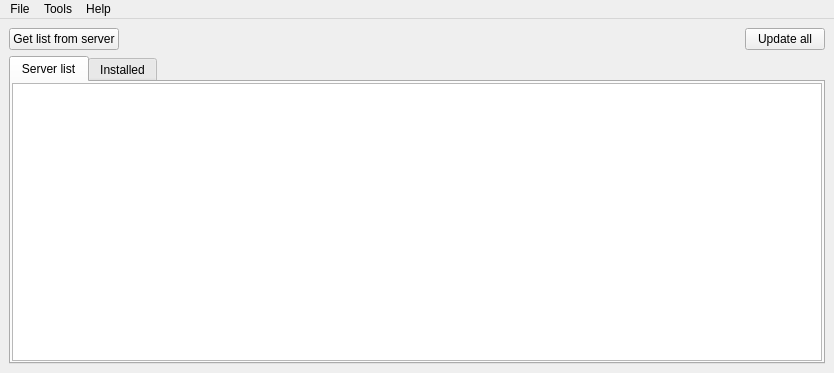
<?xml version="1.0" encoding="UTF-8"?>
<ui version="4.0">
 <class>GuiMainWindow</class>
 <widget class="QMainWindow" name="GuiMainWindow">
  <property name="geometry">
   <rect>
    <x>0</x>
    <y>0</y>
    <width>834</width>
    <height>373</height>
   </rect>
  </property>
  <property name="windowTitle">
   <string>GuiMainWindow</string>
  </property>
  <widget class="QWidget" name="centralwidget">
   <layout class="QVBoxLayout" name="verticalLayout_2">
    <item>
     <layout class="QHBoxLayout" name="horizontalLayout_3">
      <item>
       <widget class="QPushButton" name="pushButtonReload">
        <property name="text">
         <string>Get list from server</string>
        </property>
       </widget>
      </item>
      <item>
       <spacer name="horizontalSpacer_3">
        <property name="orientation">
         <enum>Qt::Horizontal</enum>
        </property>
        <property name="sizeHint" stdset="0">
         <size>
          <width>40</width>
          <height>20</height>
         </size>
        </property>
       </spacer>
      </item>
      <item>
       <widget class="QPushButton" name="pushButtonUpdateAll">
        <property name="text">
         <string>Update all</string>
        </property>
       </widget>
      </item>
     </layout>
    </item>
    <item>
     <widget class="QTabWidget" name="tabWidgetPlugins">
      <property name="currentIndex">
       <number>0</number>
      </property>
      <widget class="QWidget" name="tabServerList">
       <attribute name="title">
        <string>Server list</string>
       </attribute>
       <layout class="QVBoxLayout" name="verticalLayout">
        <property name="leftMargin">
         <number>1</number>
        </property>
        <property name="topMargin">
         <number>1</number>
        </property>
        <property name="rightMargin">
         <number>1</number>
        </property>
        <property name="bottomMargin">
         <number>1</number>
        </property>
        <item>
         <widget class="QTableWidget" name="tableWidgetServerList">
          <property name="editTriggers">
           <set>QAbstractItemView::NoEditTriggers</set>
          </property>
          <property name="selectionMode">
           <enum>QAbstractItemView::SingleSelection</enum>
          </property>
          <property name="selectionBehavior">
           <enum>QAbstractItemView::SelectRows</enum>
          </property>
          <attribute name="horizontalHeaderMinimumSectionSize">
           <number>5</number>
          </attribute>
          <attribute name="horizontalHeaderStretchLastSection">
           <bool>false</bool>
          </attribute>
          <attribute name="verticalHeaderVisible">
           <bool>false</bool>
          </attribute>
          <attribute name="verticalHeaderMinimumSectionSize">
           <number>20</number>
          </attribute>
          <attribute name="verticalHeaderDefaultSectionSize">
           <number>20</number>
          </attribute>
         </widget>
        </item>
       </layout>
      </widget>
      <widget class="QWidget" name="tabInstalled">
       <attribute name="title">
        <string>Installed</string>
       </attribute>
       <layout class="QVBoxLayout" name="verticalLayout_3">
        <property name="leftMargin">
         <number>1</number>
        </property>
        <property name="topMargin">
         <number>1</number>
        </property>
        <property name="rightMargin">
         <number>1</number>
        </property>
        <property name="bottomMargin">
         <number>1</number>
        </property>
        <item>
         <widget class="QTableWidget" name="tableWidgetInstalled">
          <property name="editTriggers">
           <set>QAbstractItemView::NoEditTriggers</set>
          </property>
          <property name="selectionMode">
           <enum>QAbstractItemView::SingleSelection</enum>
          </property>
          <property name="selectionBehavior">
           <enum>QAbstractItemView::SelectRows</enum>
          </property>
          <attribute name="horizontalHeaderMinimumSectionSize">
           <number>5</number>
          </attribute>
          <attribute name="horizontalHeaderStretchLastSection">
           <bool>false</bool>
          </attribute>
          <attribute name="verticalHeaderVisible">
           <bool>false</bool>
          </attribute>
          <attribute name="verticalHeaderMinimumSectionSize">
           <number>20</number>
          </attribute>
          <attribute name="verticalHeaderDefaultSectionSize">
           <number>20</number>
          </attribute>
         </widget>
        </item>
       </layout>
      </widget>
     </widget>
    </item>
   </layout>
  </widget>
  <widget class="QMenuBar" name="menubar">
   <property name="geometry">
    <rect>
     <x>0</x>
     <y>0</y>
     <width>834</width>
     <height>22</height>
    </rect>
   </property>
   <widget class="QMenu" name="menuFile">
    <property name="title">
     <string>File</string>
    </property>
    <addaction name="actionOpen"/>
    <addaction name="actionCreate"/>
    <addaction name="separator"/>
    <addaction name="actionExit"/>
   </widget>
   <widget class="QMenu" name="menuHelp">
    <property name="title">
     <string>Help</string>
    </property>
    <addaction name="actionAbout"/>
   </widget>
   <widget class="QMenu" name="menuTools">
    <property name="title">
     <string>Tools</string>
    </property>
    <addaction name="actionOptions"/>
   </widget>
   <addaction name="menuFile"/>
   <addaction name="menuTools"/>
   <addaction name="menuHelp"/>
  </widget>
  <action name="actionExit">
   <property name="text">
    <string>Exit</string>
   </property>
  </action>
  <action name="actionAbout">
   <property name="text">
    <string>About</string>
   </property>
  </action>
  <action name="actionOpen">
   <property name="text">
    <string>Open</string>
   </property>
  </action>
  <action name="actionCreate">
   <property name="text">
    <string>Create</string>
   </property>
  </action>
  <action name="actionOptions">
   <property name="text">
    <string>Options</string>
   </property>
  </action>
 </widget>
 <resources/>
 <connections/>
</ui>
